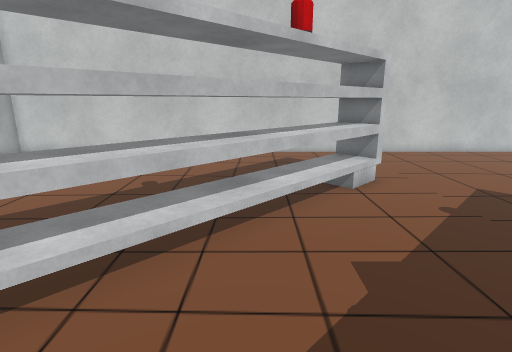
View 1 (above)

22 first-person views from a walk through a Unity game level. The camera is 1.5 m above the floor, tilts 14° down and sees 80° across. The floor is counted in squares, 0.5 m on a side. Each view is taken from the middle of a square. On the plan, view 1 faces up. The plan holds only what a view shows up to about 20 squares ahead; the rest is blank. The place goes on beyond the plan. The player character is not drawn. Some surface patterns are stand-ins.

View 2
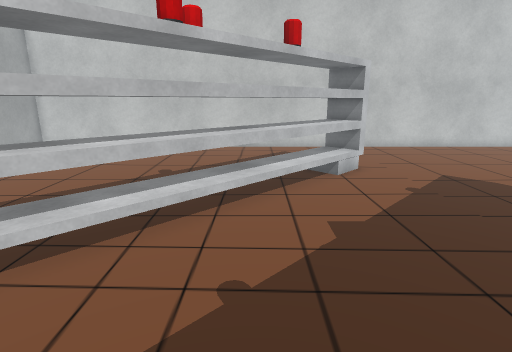

View 3
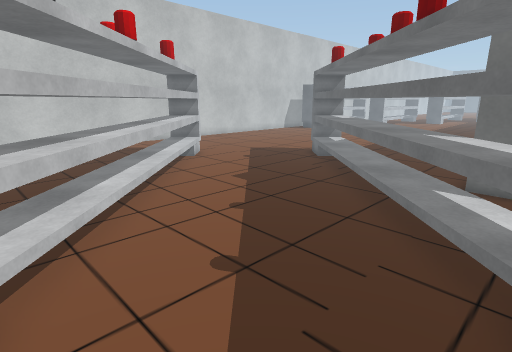

View 4
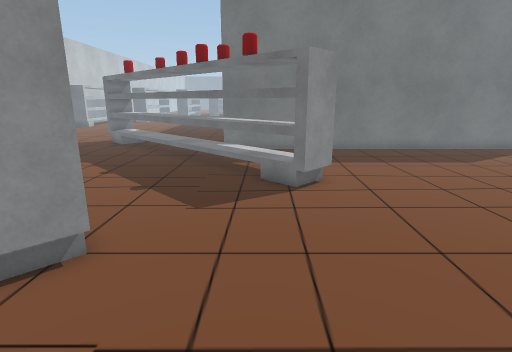

View 5
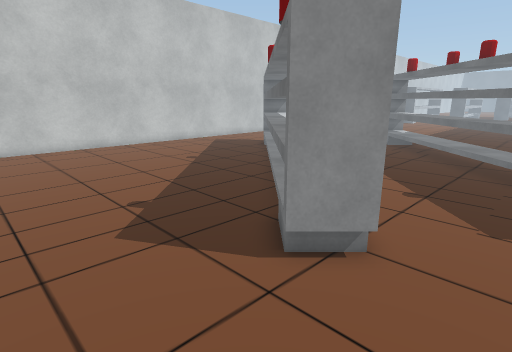

View 6
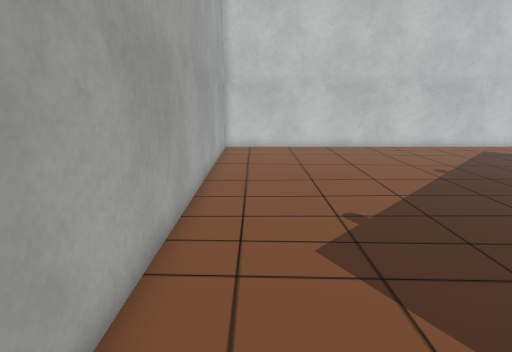

View 7
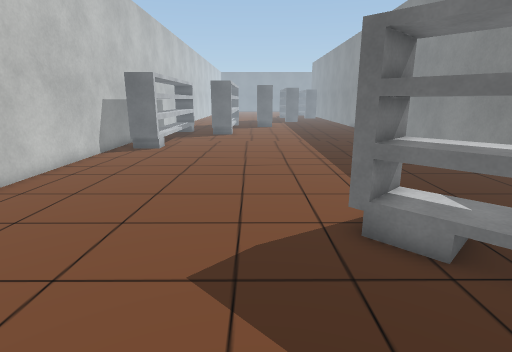

View 8
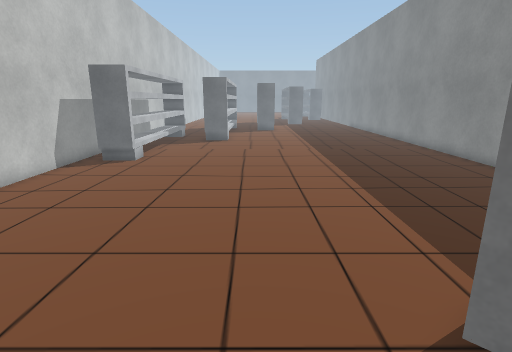

View 9
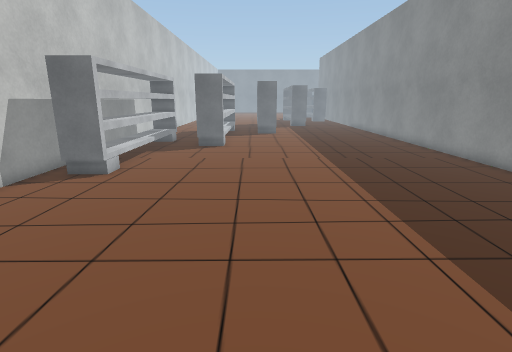

View 10
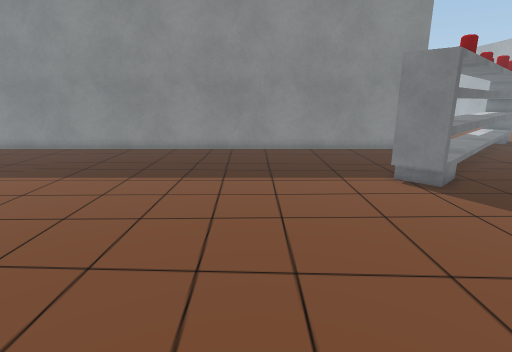

View 11
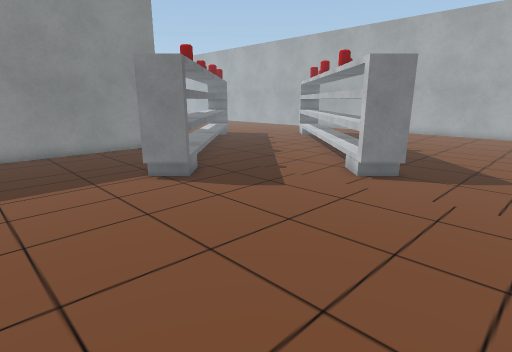

View 12
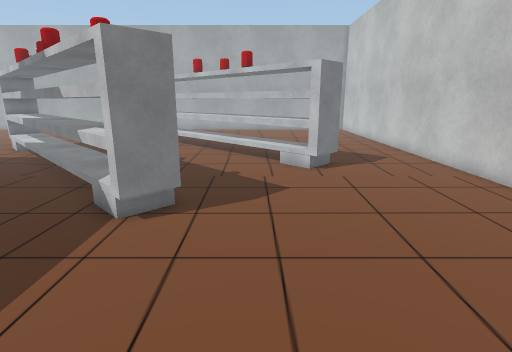

View 13
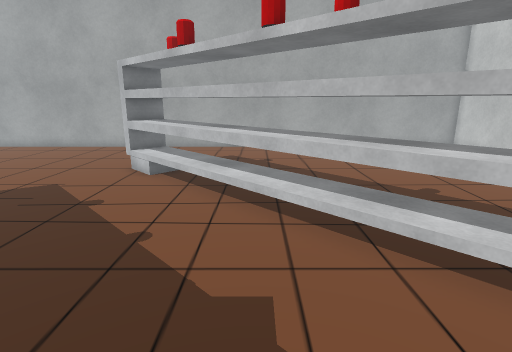

View 14
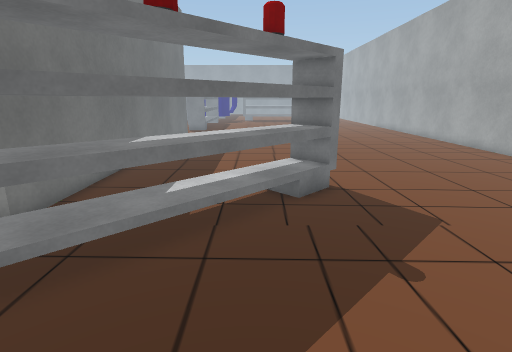

View 15
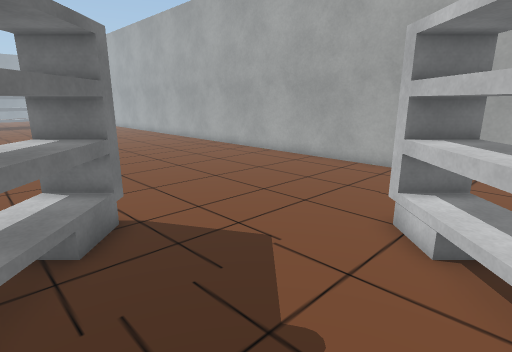

View 16
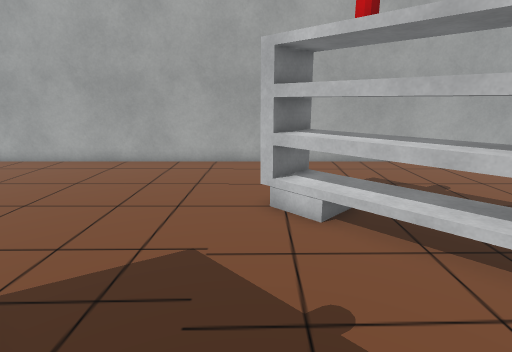

View 17
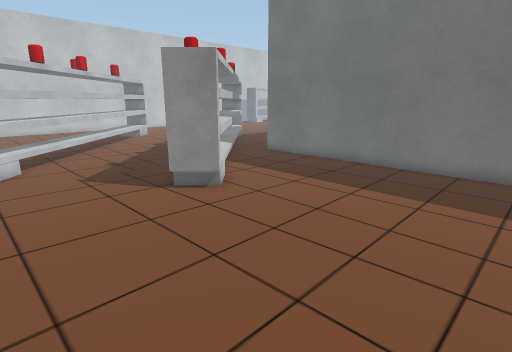

View 18
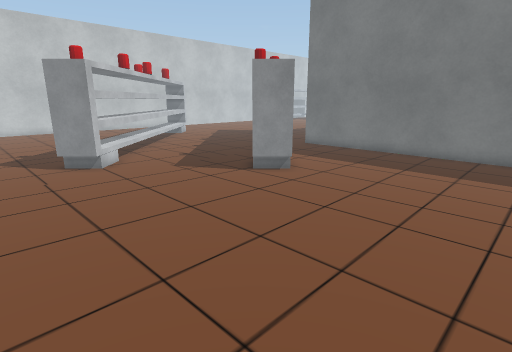

View 19
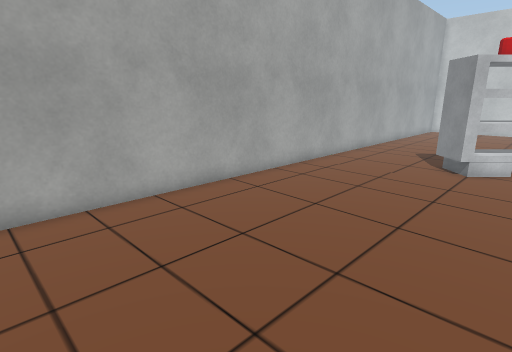

View 20
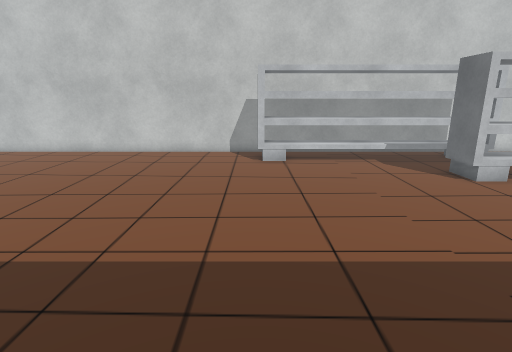

View 21
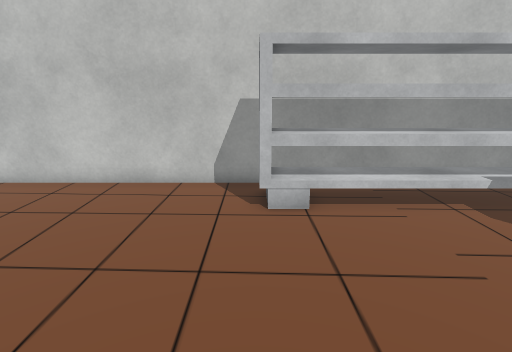

View 22
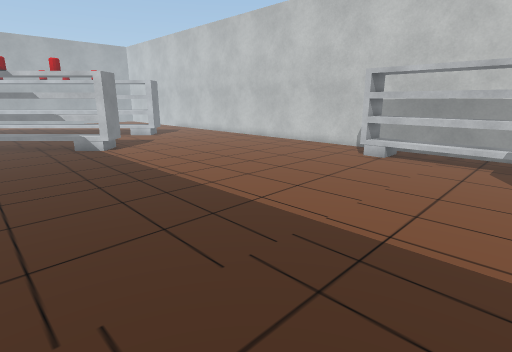

### Floor plan
Key: @ floor where view 1 was taken; # wall or solid block; . floor; O other object.
Columns run from 14 left of view 1 to 30 right of it. Each row starts with its distance up from view 1.
 18 #############################################
 17 #...................................OOOOOOOOO
 16 #...................................OOOOOOOOO
 15 #...................................OOOOOOOOO
 14 #............................................
 13 #.................O.........................O
 12 #................OOO........................O
 11 #...............OOO.........................O
 10 #..............OOO...........................
  9 #.............OOO............................
  8 #............OOO.............................
  7 #...........OOO.........O....................
  6 #..........OOO.........OOO...................
  5 #.........OOO.........OOO....................
  4 #........OOO.........OOO.....................
  3 #.......OOO.........OOO......................
  2 #......OOO.........OOO.......................
  1 #.....OOO.........OOO........................
  0 #....OOO......@..OOO.........................
 -1 #.....O.........OOO..........................
 -2 #..............OOO..#########################
 -3 #.............OOO...#
 -4 #............OOO....#
 -5 #...........OOO.....#
 -6 #..........OOO......#
 -7 #...........O.......#
 -8 #...................#
 -9 #...................#
-10 #...................#
-11 #...................#
-12 #...................#
-13 #...................#
-14 #...................#
-15 #...................#

Where each view was taken, in squares from view 1:
view 1: 0 up, 0 right, facing up
view 2: 2 down, 0 right, facing up
view 3: 4 down, 6 left, facing up-right
view 4: 4 down, 13 left, facing right
view 5: 3 down, 13 left, facing up-right
view 6: 2 down, 12 left, facing up
view 7: 9 up, 3 right, facing right
view 8: 9 up, 7 right, facing right
view 9: 9 up, 10 right, facing right
view 10: 17 up, 16 right, facing down
view 11: 17 up, 16 right, facing down-left
view 12: 9 up, 18 right, facing left
view 13: 5 up, 6 right, facing left
view 14: 5 up, 0 right, facing down
view 15: 2 up, 0 right, facing down-left
view 16: 1 down, 1 right, facing left
view 17: 15 down, 8 left, facing up-right
view 18: 15 down, 12 left, facing up-right
view 19: 15 down, 5 left, facing up-left
view 20: 0 up, 22 right, facing up
view 21: 7 up, 22 right, facing up
view 22: 1 down, 30 right, facing up-left
